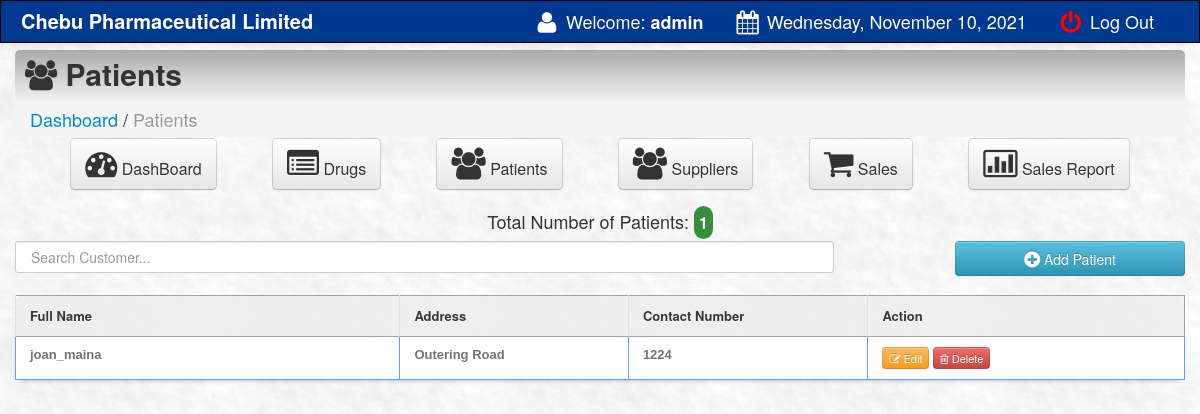
Screenshot of /main/customer.php (signed in) with the database file from the repository.
### tables this page shows
CREATE TABLE `customer` (
  `customer_id` int(11) NOT NULL,
  `customer_name` varchar(100) NOT NULL,
  `address` varchar(100) NOT NULL,
  `contact` varchar(100) NOT NULL,
  `membership_number` varchar(100) NOT NULL,
  `prod_name` varchar(550) NOT NULL,
  `expected_date` varchar(500) NOT NULL,
  `note` varchar(500) NOT NULL
);

### main/customer.php (the view, shortened to what this page needs)
<html>
<head>
<link href="css/bootstrap.css" rel="stylesheet">
<link rel="stylesheet" type="text/css" href="css/DT_bootstrap.css">
<link rel="stylesheet" href="css/font-awesome.min.css">
<link href="css/bootstrap-responsive.css" rel="stylesheet">
<link href="../style.css" media="screen" rel="stylesheet" type="text/css" />
<link href="src/facebox.css" media="screen" rel="stylesheet" type="text/css" />
</head>
<?php
function createRandomPassword()
{
	$chars = "003232303232023232023456789";
	$i = 0;
	$pass = '';
	while ($i <= 7) {
		$num = rand() % 33;
		$tmp = substr($chars, $num, 1);
		$pass = $pass . $tmp;
		$i++;
	}
	return $pass;
}
$finalcode = 'RS-' . createRandomPassword();
?>
<body>
<?php include('navfixed.php'); ?>
	<div class="container">
	<div class="contentheader">
			<i class="icon-group"></i> Patients
			</div>
			<ul class="breadcrumb">
			<li><a href="index.php">Dashboard</a></li> /
			<li class="active">Patients</li>
			</ul>
		<div class="dash-links container">
			<a  href="index.php"><button class="btn btn-default btn-large" style="float: none;"><i class="icon-dashboard icon-2x"></i> DashBoard</button></a>
			<a  href="products.php"><button class="btn btn-default btn-large" style="float: none;"><i class="icon-list-alt icon-2x"></i> Drugs</button></a>
			<a  href="customer.php"><button class="btn btn-default btn-large" style="float: none;"><i class="icon-group icon-2x"></i> Patients</button></a>
			<a  href="supplier.php"><button class="btn btn-default btn-large" style="float: none;"><i class="icon-group icon-2x"></i> Suppliers</button></a>
			<a  href="sales.php?id=cash&invoice=<?php echo $finalcode ?>"><button class="btn btn-default btn-large" style="float: none;"><i class="icon-shopping-cart icon-2x"></i> Sales</button></a>
			<a  href="salesreport.php?d1=0&d2=0"><button class="btn btn-default btn-large" style="float: none;"><i class="icon-bar-chart icon-2x"></i> Sales Report</button></a>
		</div>
	<div>
			<?php
		include('../connect.php');
		$result = $link->prepare("SELECT * FROM customer ORDER BY customer_id DESC");
		$result->execute();
		$rowcount = $result->rowcount();
		?>
				<div style="text-align:center; margin-bottom: 10px;">
				Total Number of Patients: <span style="color: #fff; font-size: 12pt; background:#388E3C; width:200px; margin: auto; padding: 5px; border-radius: 10px;" class="badge"><?php echo $rowcount; ?></span>
				</div>
	</div>
<input type="text" name="filter" style="padding:15px;" id="filter" placeholder="Search Customer..." autocomplete="off" />
<a rel="facebox" href="addcustomer.php"><Button type="submit" class="btn btn-info" style="float:right; width:230px; height:35px;" /><i class="icon-plus-sign icon-large"></i> Add Patient</button></a><br><br>
<div class="table-container">
<table class="table table-bordered" id="resultTable" data-responsive="table" style="text-align: left;">
	<thead>
		<tr>
			<th width="17%"> Full Name </th>
			<th width="10%"> Address </th>
			<th width="10%"> Contact Number</th>
			<th width="14%"> Action </th>
		</tr>
	</thead>
	<tbody>
			<?php
		include('../connect.php');
		$result = $link->prepare("SELECT * FROM customer ORDER BY customer_id DESC");
		$result->execute();
		for ($i = 0; $row = $result->fetch(); $i++) {
			?>
			<tr class="record">
			<td><?php echo $row['customer_name']; ?></td>
			<td><?php echo $row['address']; ?></td>
			<td><?php echo $row['contact']; ?></td>
			<td><a  title="Click To Edit Patient" rel="facebox" href="editcustomer.php?id=<?php echo $row['customer_id']; ?>"><button class="btn btn-warning btn-mini"><i class="icon-edit"></i> Edit </button></a>
			<a href="#" id="<?php echo $row['customer_id']; ?>" class="delbutton" title="Click To Delete"><button class="btn btn-danger btn-mini"><i class="icon-trash"></i> Delete</button></a></td>
			</tr>
			<?php
	}
	?>
	</tbody>
</table>
</div>
</div>
</body>
<?php include('footer.php'); ?>
</html>

### style.css (style rules this page uses)
td a { color: rgb(21, 0, 139); color: #16A1F2; }
input { border: 1px solid #999; background: #EEEEEE; padding: 10px; box-shadow: 0 1px 2px #ddd; -moz-box-shadow: 0 1px 2px #ddd; -webkit-box-shadow: 0 1px 2px #ddd; }
#filter { width: 70%; float: left; }
div.table-container { width: 100%; overflow-x: auto; }
#resultTable { max-height: 20px; overflow-y: auto; overflow-x: auto; border-collapse: collapse; background-color: #FFFFFF; border-spacing: 0; max-width: 100%; margin: auto; border-collapse: collapse; opacity: 0.9; width: 85%; margin-bottom: 10px; white-space: nowrap; }
#resultTable { color: #666666; text-shadow: 0 1px 0 #FFFFFF; width: 100%; border: 1px solid #999999; box-shadow: 0 5px 5px -5px rgba(0, 0, 0, 0.3); margin-top: 13px; }
#resultTable thead tr th { background: none repeat scroll 0 0 #EEEEEE; color: #222222; padding: 10px 14px; text-align: left; border-top: 0 none; font-size: 13px; }
#resultTable tbody tr td { font: bold 13px 'Arial'; white-space: nowrap; overflow: hidden; text-overflow: ellipsis; text-align: left; padding: 10px 14px; border-top: 1px solid #999999; }
#resultTable td { white-space: nowrap; overflow: hidden; text-overflow: ellipsis; padding: 7px; border: #4e95f4 1px solid; }
#resultTable tr { background: #fff; }
div.dash-links { margin-top: -19px; margin-bottom: 21px; }
@media screen and (min-width: 768px) { div.dash-links { display: flex; flex-direction: row; justify-content: space-between; } }

### main/customer.php (style rules this page uses)
body { padding-top: 60px; padding-bottom: 40px; }

### rows the page displays
customer: customer_name "joan_maina", address "Outering Road", contact "1224"

### other values shown
$_SESSION['SESS_LAST_NAME'] "admin"
$rowcount "1"
